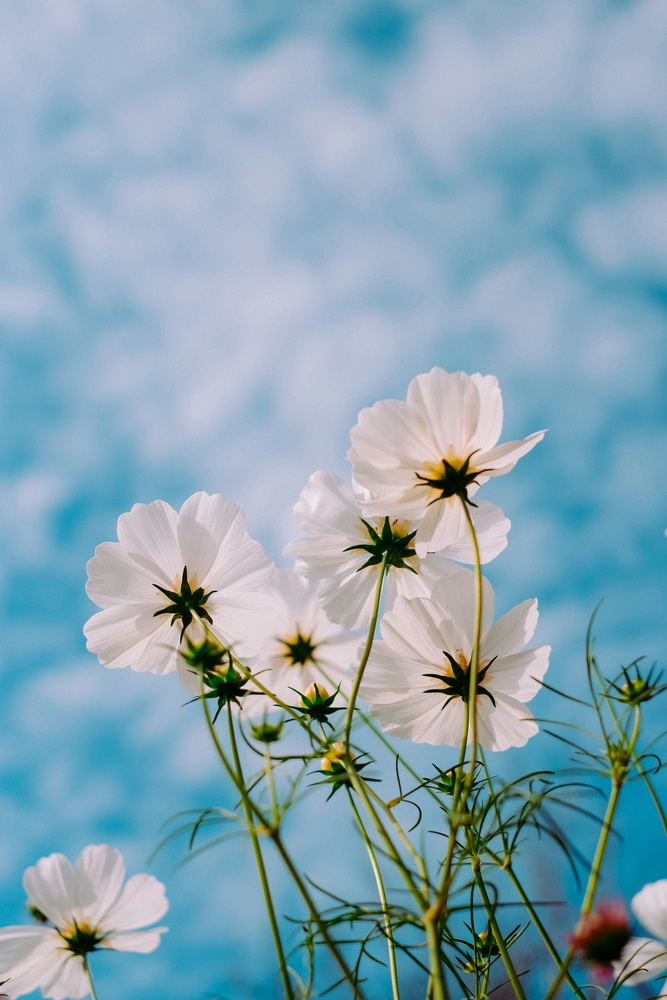
%> input picture DIP/DIP_Lab_406/Lab/353_lab_03/Lab-03_MATLAB/flower.jpeg, 667 x 1000 px, shrunk from 3000 x 4500 before the run
$ octave intensityTransformation.m   (GNU Octave 9; MATLAB toolbox functions it lacks are replaced by stand-ins)
%> lines starting %> are read from the running program, lines starting %| are printed output that depends on the picture
% Read the input image
input_image = imread('flower.jpeg');
%> input_image is the input picture: size 1000x667x3 uint8; mean R, G, B 134.1, 164.7, 179.1

% Convert the image to grayscale if it is in RGB
if size(input_image, 3) == 3
    input_image = rgb2gray(input_image);
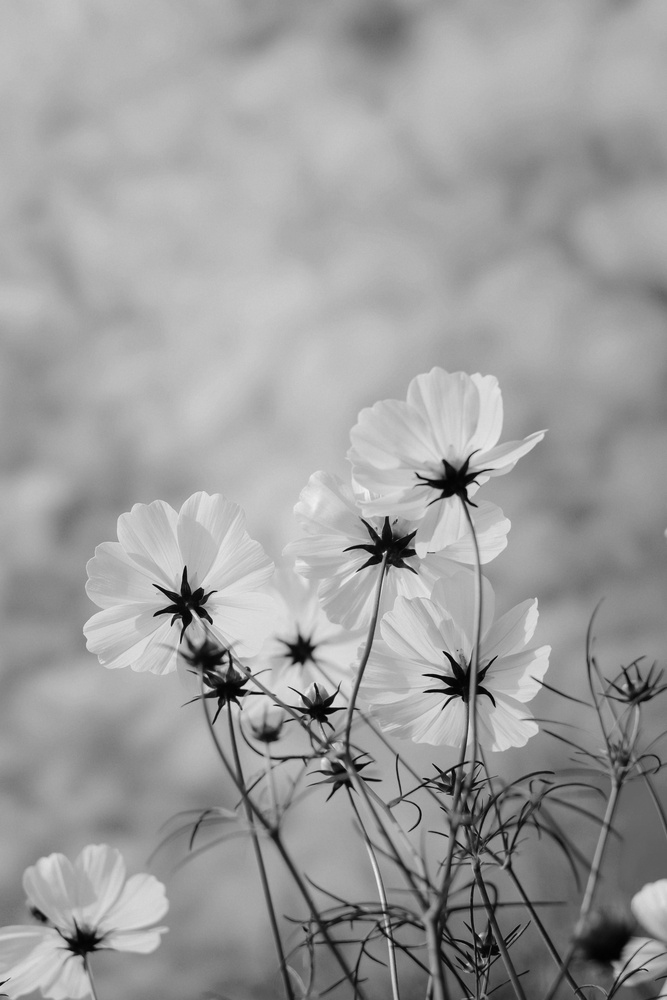
%> input_image: size 1000x667 uint8; min 1, max 243, mean 157.2
end

% Display the input image and its histogram
figure;
subplot(2, 3, 1);
imshow(input_image);
title('Input Image');

subplot(2, 3, 2);
imhist(input_image);
title('Histogram of Input Image');

% Calculate and plot the CDF of the input image
[counts, binLocations] = imhist(input_image);
%> counts = 256 values, max 11669 at index 178, min 0 at index 1, mean 2605.5; binLocations = 256 values from 0 to 255
cdf_input_image = cumsum(counts) / numel(input_image);
%> cdf_input_image = 256 values from 0 to 1

subplot(2, 3, 3);
plot(binLocations, cdf_input_image, 'LineWidth', 2);
title('CDF of Input Image');
xlabel('Pixel Intensity Values');
ylabel('CDF');

% Perform histogram equalization
equalized_image = histeq(input_image);
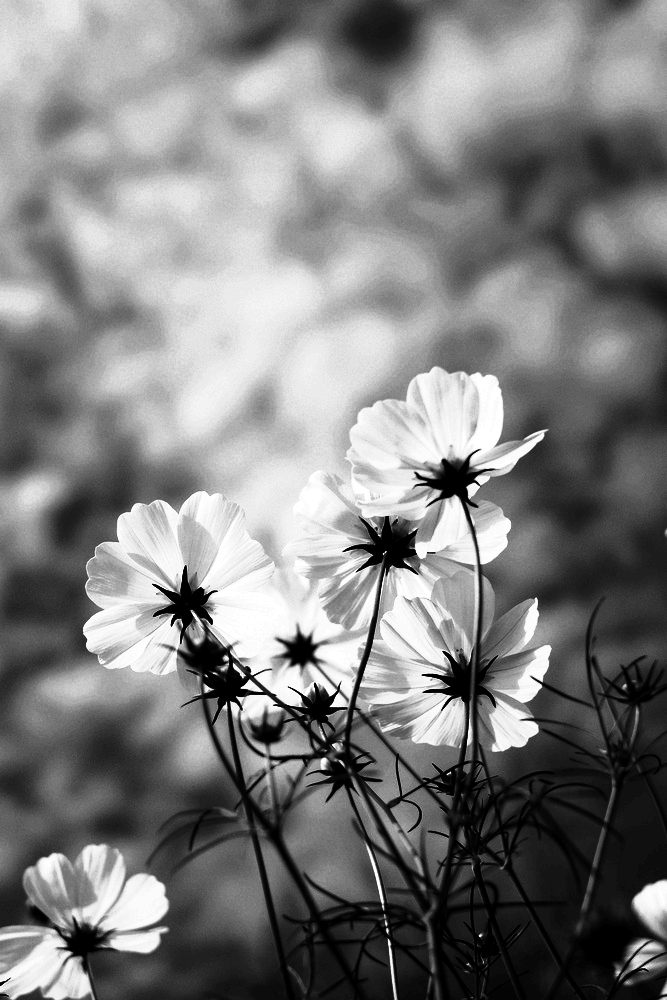
%> equalized_image: size 1000x667 uint8; min 0, max 255, mean 126.9

% Display the equalized image and its histogram
subplot(2, 3, 4);
imshow(equalized_image);
title('Histogram-Equalized Image');

% Plot the histogram of the equalized image
subplot(2, 3, 5);
imhist(equalized_image);
title('Histogram of Equalized Image');

% Calculate and plot the CDF of the equalized image
[counts_eq, binLocations_eq] = imhist(equalized_image);
%> counts_eq = 256 values, max 15600 at index 1, min 0 at index 2, mean 2605.5; binLocations_eq = 256 values from 0 to 255
cdf_equalized_image = cumsum(counts_eq) / numel(equalized_image);
%> cdf_equalized_image = 256 values from 0.0234 to 1

subplot(2, 3, 6);
plot(binLocations_eq, cdf_equalized_image, 'LineWidth', 2);
title('CDF of Equalized Image');
xlabel('Pixel Intensity Values');
ylabel('CDF');
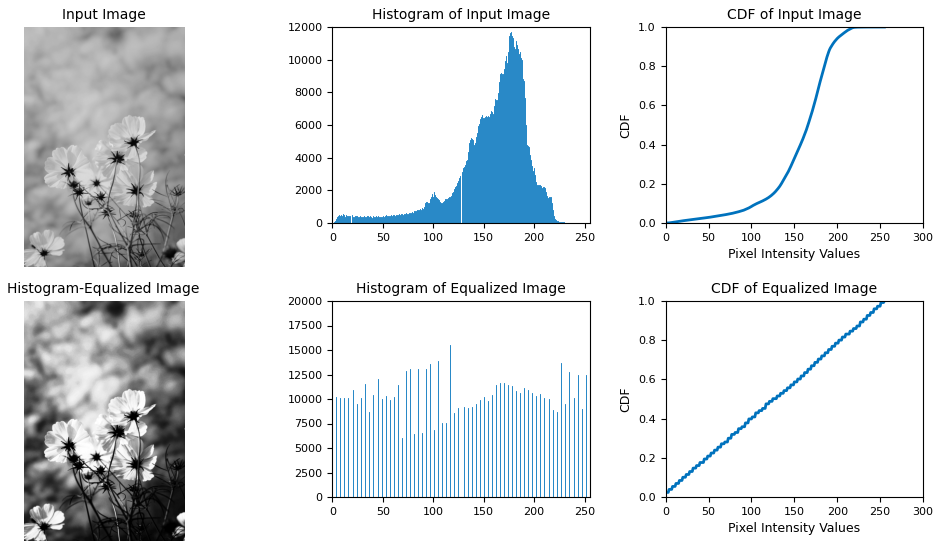
%> figure redrawn from the program's plot data, 6 panels

$ run again, with DIP/DIP_Lab_406/Lab/353_lab_03/Lab-03_MATLAB/nature.jpeg copied over DIP/DIP_Lab_406/Lab/353_lab_03/Lab-03_MATLAB/flower.jpeg
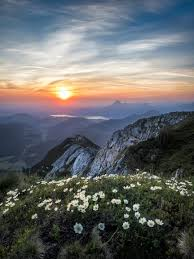
%> input picture DIP/DIP_Lab_406/Lab/353_lab_03/Lab-03_MATLAB/nature.jpeg, 194 x 259 px
%> input_image is the input picture: size 259x194x3 uint8; mean R, G, B 101.1, 103.3, 104.3
%> `input_image = rgb2gray(input_image);`:
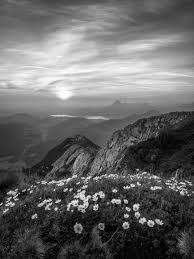
%> input_image: size 259x194 uint8; min 0, max 254, mean 102.8
%> counts = 256 values, max 403 at index 35, min 0 at index 256, mean 196.3; binLocations = 256 values from 0 to 255
%> cdf_input_image = 256 values from 0.00102 to 1
%> `equalized_image = histeq(input_image);`:
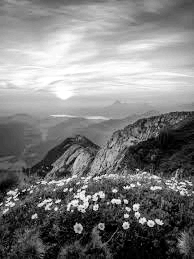
%> equalized_image: size 259x194 uint8; min 0, max 255, mean 126
%> counts_eq = 256 values, max 1039 at index 37, min 0 at index 2, mean 196.3; binLocations_eq = 256 values from 0 to 255
%> cdf_equalized_image = 256 values from 0.0204 to 1
